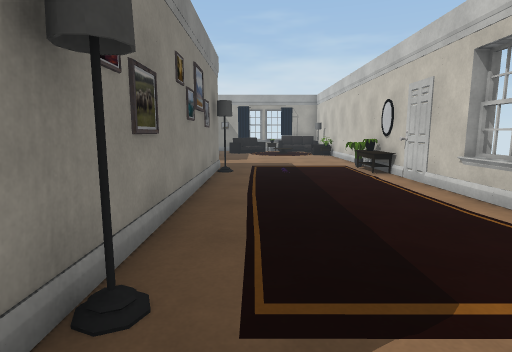
view 1 (above)

16 first-person views from a walk through a 3-D level made in the Unity game engine. The camera is 1.3 m above the floor, tilts 8° down and sees 80° across. The floor is counted in squares, 1 m on a side. Each view is taken from the middle of a square. On the plan, view 1 faces up. The plan holds only what a view shows up to about 14 squares ahead; the rest is blank. Some animated figures are not drawn. Some surface patterns are stand-ins.

view 2
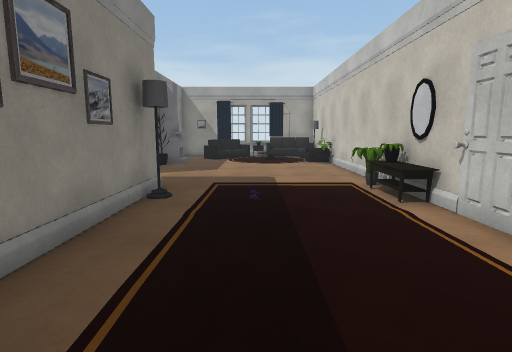

view 3
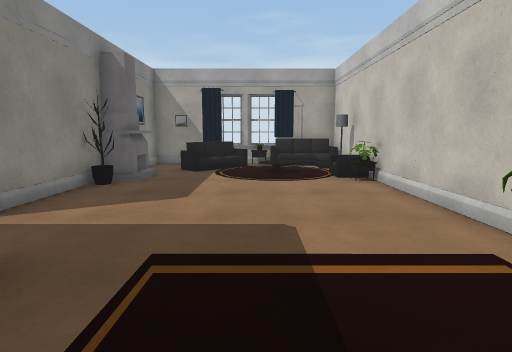

view 4
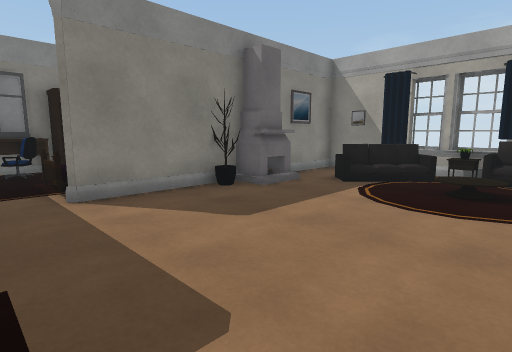

view 5
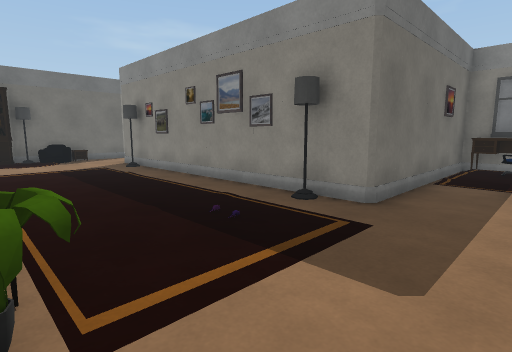

view 6
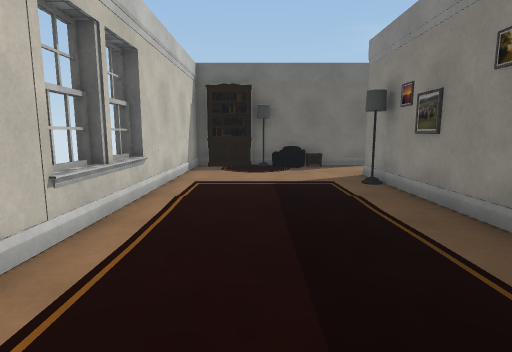

view 7
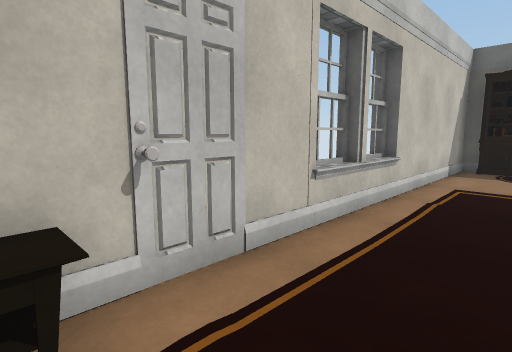

view 8
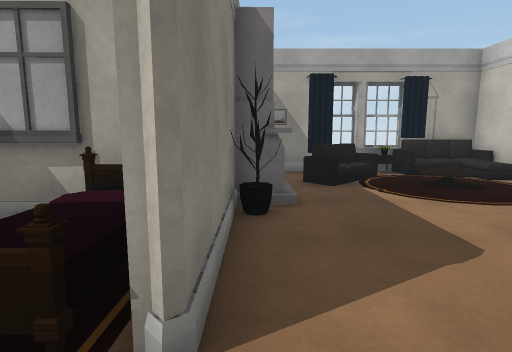

view 9
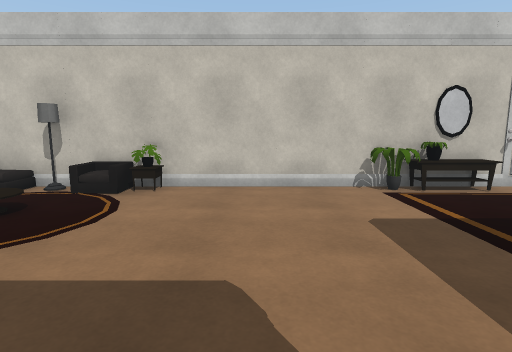

view 10
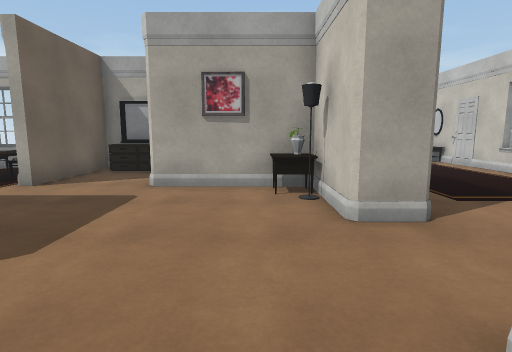

view 11
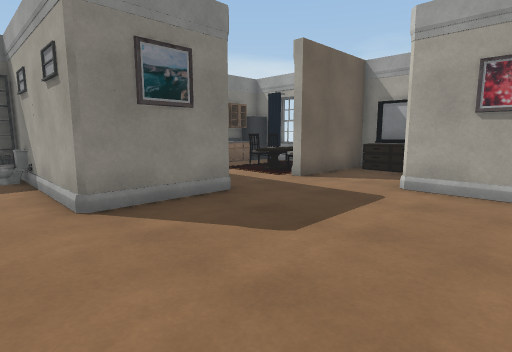

view 12
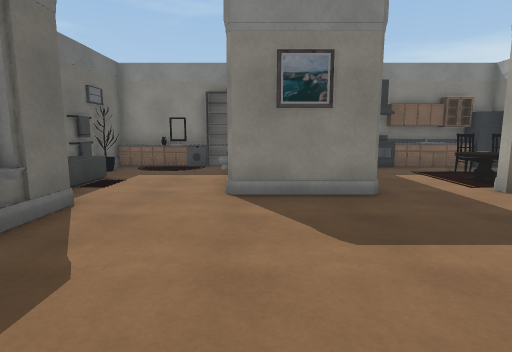

view 13
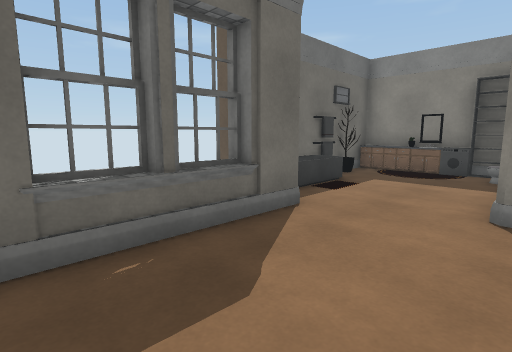

view 14
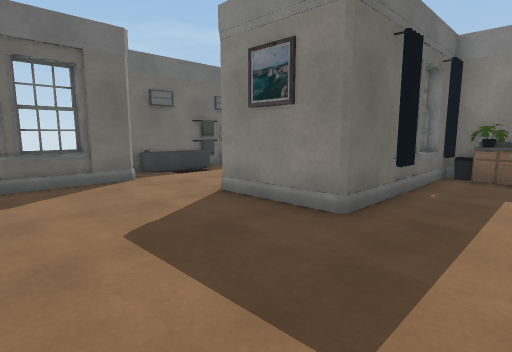

view 15
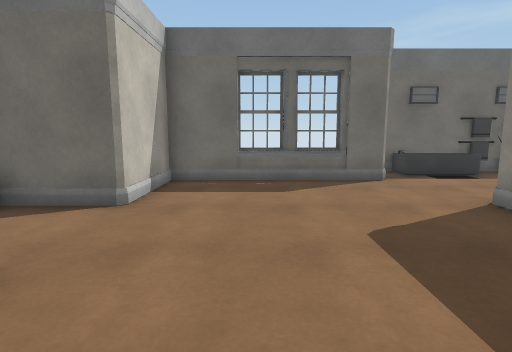

view 16
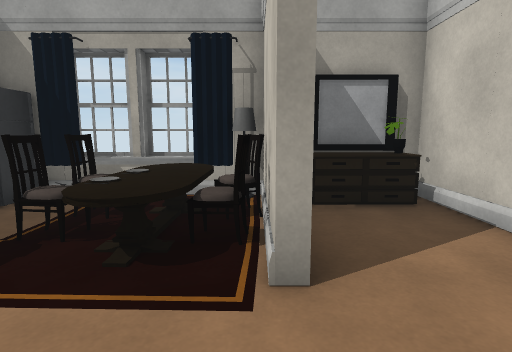

### Floor plan
Points are (right, up) in squares from view 1. A wall is a line through its corners. A room is listed if a view was taken in it or the views show most of it. See-through windows are left out.
Room 1 (views 1, 2, 3, 4, 5, 6, 7, 8, 9)
walls: (-4.9, 16.4) (-6.5, 16.4); (4.4, 5.1) (4.6, 5.1) (4.6, 6.5); (4.6, 3.5) (4.6, 4.5); (-8.4, 14.4) (-8.4, 11.6) (-1.4, 11.6) (-1.4, 0.4) (-2.6, 0.4); (0.9, 22.4) (-3.4, 22.4) (-3.4, 20.4); (0.5, 22.6) (-0.5, 22.6); (2.1, 22.6) (0.6, 22.6); (-0.4, -2.4) (2.3, -2.4); (3.9, -2.4) (4.4, -2.4) (4.4, 22.4) (2.4, 22.4)
ways out: opening at (-1, -0.3) to room 2
objects: other object (-8, 12) to (-8, 13); closet (-8, 14) to (-8, 16); chair (-7, 13) to (-7, 14); carpet (-7, 16); other object (-5, 14) to (-4, 16); fireplace (-4, 18) to (-2, 19); other object (-3, 17); fireplace (-3, 18); other object (-3, 20); sofa (-2, 20) to (0, 21); other object (-1, 4); other object (-1, 7); other object (-1, 9); sofa (0, -2) to (1, -1); nightstand (1, 21); other object (1, 22); bookshelf (2, -2) to (4, -2); carpet (2, 21); curtain (2, 22); sofa (3, 22); mirror (4, 10); nightstand (4, 11); other object (4, 12); other object (4, 18); sofa (4, 19)
Room 2 (views 10, 11, 12, 13, 14, 15, 16)
walls: (-14.4, 0.4) (-13.7, 0.4); (-8.5, -5.4) (-2.6, -5.4) (-2.6, -2.4) (-0.4, -2.4); (-14.5, 0.6) (-9.4, 0.6) (-9.4, -2.6) (-14.4, -2.6); (-6.6, 5) (-6.6, 7.4) (-9.6, 7.4); (-7.5, -5.7) (-6.1, -5.7); (-5.8, -5.4) (-5.8, -5.7) (-4.5, -5.7); (-2.6, 0.4) (-2.6, 1.3); (-15.4, 2.1) (-15.4, 0.6); (-15.4, -2.5) (-15.4, -4.5); (-2.5, 3.4) (-6.5, 3.4); (-9.7, 7.4) (-14.2, 7.4); (-11.2, 7.7) (-12.4, 7.7); (-12.5, -7.4) (-9.4, -7.4); (-15.4, -5.4) (-15.4, -7.5); (-12.8, 7.7) (-13.9, 7.7); (-15, 6.4) (-15, 3.4); (-15.4, 6.5) (-15.4, 2.9)
low walls: (-14.6, 6.2) (-14.6, 3.4)
ways out: opening at (-1, -0.3) to room 1
objects: carpet (-16, -5); other object (-15, -7); other object (-15, -6); mirror (-15, -5); other object (-15, -4); bookshelf (-15, -3); other object (-15, 2); oven (-15, 3); fridge (-15, 7); other object (-14, -7) to (-13, -7); other object (-14, -6); other object (-14, -3); curtain (-14, 7); chair (-13, 4) to (-12, 5); chair (-13, 6) to (-12, 6); carpet (-12, 7); carpet (-11, -6) to (-10, -6); curtain (-11, 1); chair (-11, 4) to (-10, 5); chair (-11, 6) to (-10, 6); curtain (-11, 7); bathtub (-10, -7); carpet (-10, 4); other object (-10, 7); drawers (-9, 6) to (-8, 7); mirror (-8, 7); nightstand (-4, 2) to (-3, 3); other object (-3, 3)

Where each view was taken, in squares from view 1:
view 1: 0 up, 0 right, facing up
view 2: 4 up, 1 right, facing up
view 3: 9 up, 1 right, facing up
view 4: 12 up, 3 right, facing up-left
view 5: 14 up, 4 right, facing down-left
view 6: 10 up, 2 right, facing down
view 7: 10 up, 2 right, facing down-right
view 8: 12 up, 3 left, facing up
view 9: 15 up, 3 left, facing right
view 10: 4 down, 4 left, facing up
view 11: 4 down, 4 left, facing up-left
view 12: 2 down, 3 left, facing left
view 13: 2 down, 4 left, facing down-left
view 14: 3 up, 5 left, facing down-left
view 15: 3 up, 5 left, facing down
view 16: 1 up, 10 left, facing up
